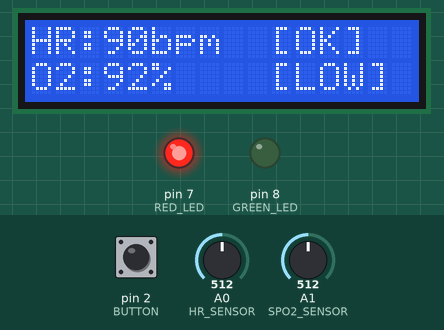
Recording of a sketch running on a simulated Arduino Uno, built with avr-gcc and run on an emulated ATmega328P. Shown: 16×2 character LCD, output pins drawn as LEDs (lit = HIGH). Dashed ring = blinking. Inputs (shaded band) come from the test bench; at power-on: pin 2 (BUTTON) HIGH, A1 (SPO2_SENSOR) = 512, A0 (HR_SENSOR) = 512. Random numbers use the default seed unless the sketch sets one; what the sketch prints to the serial monitor is not drawn.

Above: at 2.4 s.
3.6 s: pin 2 (BUTTON) pulled LOW for 0.15 s
At 3.89 s:
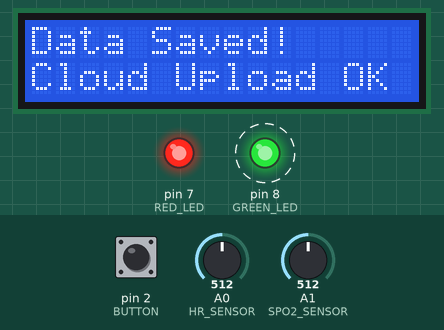
4.3 s: A1 (SPO2_SENSOR) set to 667
At 7.1 s:
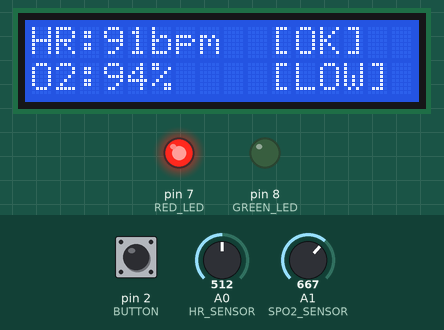
7.4 s: A1 (SPO2_SENSOR) set to 688
At 8.6 s:
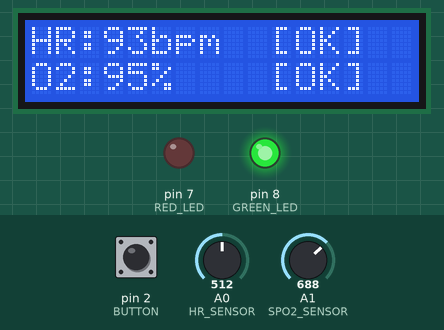
11.5 s: A0 (HR_SENSOR) set to 627
At 12.9 s:
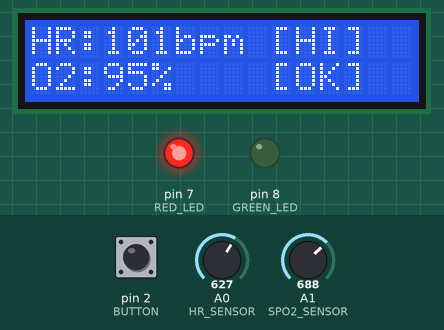
14.6 s: A0 (HR_SENSOR) set to 652
At 18.0 s:
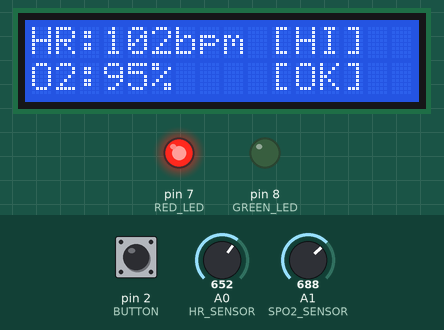
18.7 s: A1 (SPO2_SENSOR) set to 511
At 21.3 s:
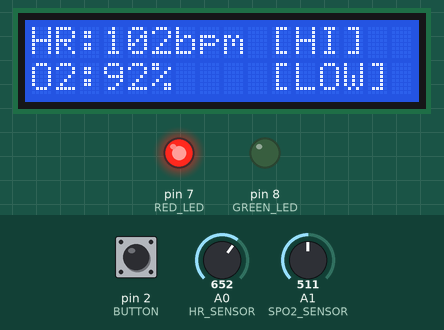
Timing chart, 0 to 22.8 s (numbered marks = the images above; inputs shaded):
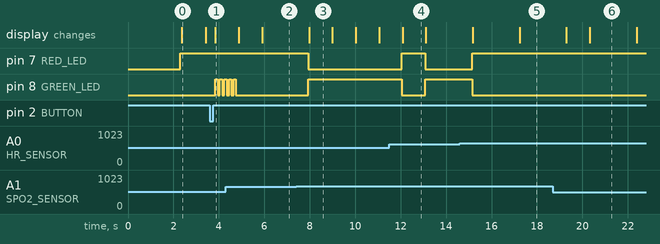

The sketch:

health_monitor_arduino.ino
```cpp
// Personal Health Monitoring System - Arduino Simulation
// For Wokwi.com online simulator
// This simulates the MAX30102 sensor using potentiometers

#include <Wire.h>
#include <LiquidCrystal_I2C.h>

// Pin definitions
const int RED_LED = 7;
const int GREEN_LED = 8;
const int BUTTON = 2;
const int HR_SENSOR = A0;  // Potentiometer 1 simulating heart rate
const int SPO2_SENSOR = A1; // Potentiometer 2 simulating SpO2

// LCD setup (I2C address 0x27, 16 columns, 2 rows)
LiquidCrystal_I2C lcd(0x27, 16, 2);

// Health thresholds
const int HR_MIN = 60;
const int HR_MAX = 100;
const int SPO2_MIN = 95;

// Variables
int heartRate = 0;
int spo2Level = 0;
bool dataLogging = false;
unsigned long lastReadTime = 0;
unsigned long lastSaveTime = 0;
unsigned long buttonPressTime = 0;

// Data storage arrays (simulating cloud storage)
const int MAX_READINGS = 50;
int hrHistory[MAX_READINGS];
int spo2History[MAX_READINGS];
unsigned long timeHistory[MAX_READINGS];
int historyIndex = 0;

void setup() {
  Serial.begin(9600);

  // Initialize LCD
  lcd.init();
  lcd.backlight();
  lcd.setCursor(0, 0);
  lcd.print("Health Monitor");
  lcd.setCursor(0, 1);
  lcd.print("Initializing...");
  delay(2000);

  // Pin modes
  pinMode(RED_LED, OUTPUT);
  pinMode(GREEN_LED, OUTPUT);
  pinMode(BUTTON, INPUT_PULLUP);

  // Initial LED state
  digitalWrite(RED_LED, LOW);
  digitalWrite(GREEN_LED, LOW);

  // Initialize history arrays
  for (int i = 0; i < MAX_READINGS; i++) {
    hrHistory[i] = 0;
    spo2History[i] = 0;
    timeHistory[i] = 0;
  }

  Serial.println("=================================");
  Serial.println("Personal Health Monitoring System");
  Serial.println("=================================");
  Serial.println("Adjust potentiometers to simulate:");
  Serial.println("- Pot 1: Heart Rate (40-140 bpm)");
  Serial.println("- Pot 2: Blood Oxygen (85-100%)");
  Serial.println("Press button to save data");
  Serial.println("=================================\n");
}

void loop() {
  // Read sensors every second
  if (millis() - lastReadTime >= 1000) {
    readSensors();
    checkVitals();
    updateDisplay();
    lastReadTime = millis();
  }

  // Check button press
  if (digitalRead(BUTTON) == LOW) {
    delay(50); // Debounce
    if (digitalRead(BUTTON) == LOW) {
      buttonPressTime = millis();
      saveDataToCloud();
      while(digitalRead(BUTTON) == LOW && millis() - buttonPressTime < 3000) {
        // Wait for release or timeout
      }
    }
  }

  // Auto-save every 60 seconds (simulating daily save)
  if (millis() - lastSaveTime >= 60000) {
    autoSaveData();
    lastSaveTime = millis();
  }
}

void readSensors() {
  // Simulate heart rate (60-120 bpm typical range)
  int hrRaw = analogRead(HR_SENSOR);
  heartRate = map(hrRaw, 0, 1023, 40, 140);

  // Simulate SpO2 (85-100% range)
  int spo2Raw = analogRead(SPO2_SENSOR);
  spo2Level = map(spo2Raw, 0, 1023, 85, 100);

  // Add some realistic variation
  static int hrVariation = 0;
  hrVariation = (hrVariation + random(-2, 3)) % 5;
  heartRate += hrVariation;
  heartRate = constrain(heartRate, 40, 140);
}

void checkVitals() {
  bool isNormal = (heartRate >= HR_MIN && heartRate <= HR_MAX && spo2Level >= SPO2_MIN);

  if (isNormal) {
    digitalWrite(GREEN_LED, HIGH);
    digitalWrite(RED_LED, LOW);
  } else {
    digitalWrite(RED_LED, HIGH);
    digitalWrite(GREEN_LED, LOW);

    // Alert message with specific issues
    Serial.print("⚠️  ALERT: ");
    if (heartRate < HR_MIN) {
      Serial.print("Low heart rate! ");
    } else if (heartRate > HR_MAX) {
      Serial.print("High heart rate! ");
    }
    if (spo2Level < SPO2_MIN) {
      Serial.print("Low oxygen level! ");
    }
    Serial.println();
  }
}

void updateDisplay() {
  lcd.clear();

  // First line: Heart rate
  lcd.setCursor(0, 0);
  lcd.print("HR:");
  lcd.print(heartRate);
  lcd.print("bpm ");

  // Status indicator for HR
  lcd.setCursor(10, 0);
  if (heartRate >= HR_MIN && heartRate <= HR_MAX) {
    lcd.print("[OK]");
  } else if (heartRate < HR_MIN) {
    lcd.print("[LO]");
  } else {
    lcd.print("[HI]");
  }

  // Second line: SpO2
  lcd.setCursor(0, 1);
  lcd.print("O2:");
  lcd.print(spo2Level);
  lcd.print("% ");

  // Status indicator for SpO2
  lcd.setCursor(10, 1);
  if (spo2Level >= SPO2_MIN) {
    lcd.print("[OK]");
  } else {
    lcd.print("[LOW]");
  }

  // Serial output with formatted data
  Serial.print("📊 ");
  Serial.print("HR: ");
  Serial.print(heartRate);
  Serial.print(" bpm");

  // Visual indicator in serial
  if (heartRate < HR_MIN || heartRate > HR_MAX) {
    Serial.print(" ⚠️");
  } else {
    Serial.print(" ✓");
  }

  Serial.print(" | SpO2: ");
  Serial.print(spo2Level);
  Serial.print("%");

  if (spo2Level < SPO2_MIN) {
    Serial.print(" ⚠️");
  } else {
    Serial.print(" ✓");
  }

  Serial.println();
}

void saveDataToCloud() {
  // Store data in history
  hrHistory[historyIndex] = heartRate;
  spo2History[historyIndex] = spo2Level;
  timeHistory[historyIndex] = millis() / 1000;
  historyIndex = (historyIndex + 1) % MAX_READINGS;

  Serial.println("\n--- 📤 MANUAL SAVE TO CLOUD ---");
  Serial.print("Timestamp: ");
  Serial.print(millis() / 1000);
  Serial.println(" seconds");
  Serial.print("Heart Rate: ");
  Serial.print(heartRate);
  Serial.println(" bpm");
  Serial.print("SpO2: ");
  Serial.print(spo2Level);
  Serial.println("%");

  // Simulate cloud API response
  Serial.println("Sending to ThingSpeak...");
  delay(100);
  Serial.println("✅ Data saved successfully!");
  Serial.println("Cloud ID: #" + String(random(1000, 9999)));
  Serial.println("-------------------------------\n");

  // Visual feedback on LCD
  lcd.clear();
  lcd.setCursor(0, 0);
  lcd.print("Data Saved!");
  lcd.setCursor(0, 1);
  lcd.print("Cloud Upload OK");

  // Flash green LED to indicate save
  for (int i = 0; i < 5; i++) {
    digitalWrite(GREEN_LED, HIGH);
    delay(100);
    digitalWrite(GREEN_LED, LOW);
    delay(100);
  }
}

void autoSaveData() {
  Serial.println("\n--- 🔄 AUTO-SAVE (Daily Summary) ---");

  // Calculate averages from history
  int validReadings = 0;
  long avgHR = 0;
  long avgSpO2 = 0;

  for (int i = 0; i < MAX_READINGS; i++) {
    if (timeHistory[i] > 0) {
      avgHR += hrHistory[i];
      avgSpO2 += spo2History[i];
      validReadings++;
    }
  }

  if (validReadings > 0) {
    avgHR /= validReadings;
    avgSpO2 /= validReadings;

    Serial.print("Daily Average HR: ");
    Serial.print(avgHR);
    Serial.println(" bpm");
    Serial.print("Daily Average SpO2: ");
    Serial.print(avgSpO2);
    Serial.println("%");
    Serial.print("Total Readings: ");
    Serial.println(validReadings);
  }

  Serial.println("✅ Daily summary uploaded");
  Serial.println("-----------------------------------\n");

  // Quick LED flash
  digitalWrite(GREEN_LED, HIGH);
  delay(500);
  digitalWrite(GREEN_LED, LOW);
}
```

Measured:
- the behaviour switches between 681 and 682 on A1 (SPO2_SENSOR) (found by bisection; images 2 and 3)
- after the input at 3.6 s, pin 8 (GREEN_LED): alternates HIGH for 0.10 s and LOW for 0.10 s, starting after 0.25 s; the display: changes after 0.25 s (image 1)
- after the input at 7.4 s, pin 7 (RED_LED): HIGH → LOW after 0.54 s; pin 8 (GREEN_LED): LOW → HIGH after 0.54 s
- after the input at 11.5 s, pin 7 (RED_LED): LOW → HIGH after 0.55 s, → LOW 1.0 s later; pin 8 (GREEN_LED): HIGH → LOW after 0.55 s, → HIGH 1.0 s later
- after the input at 14.6 s, pin 7 (RED_LED): LOW → HIGH after 0.54 s; pin 8 (GREEN_LED): HIGH → LOW after 0.54 s
- what the display in image 0 shows lasts 1.0 s, from 2.4 s to 3.4 s
